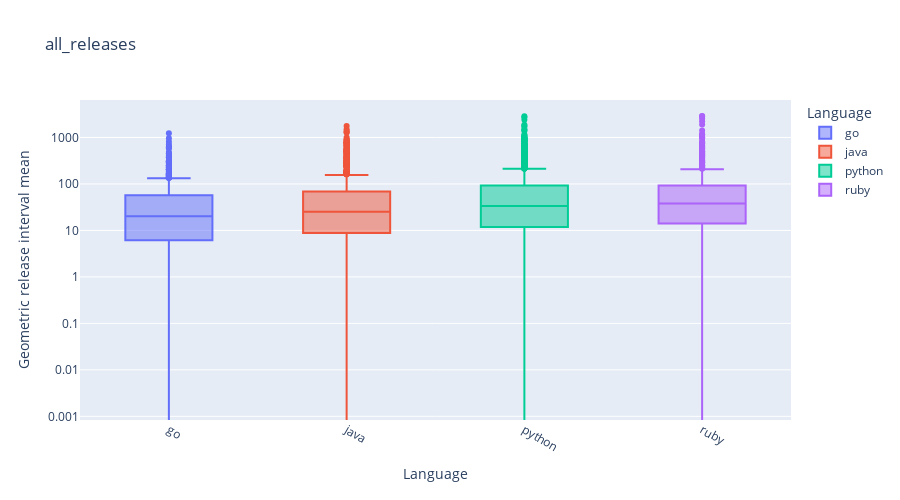
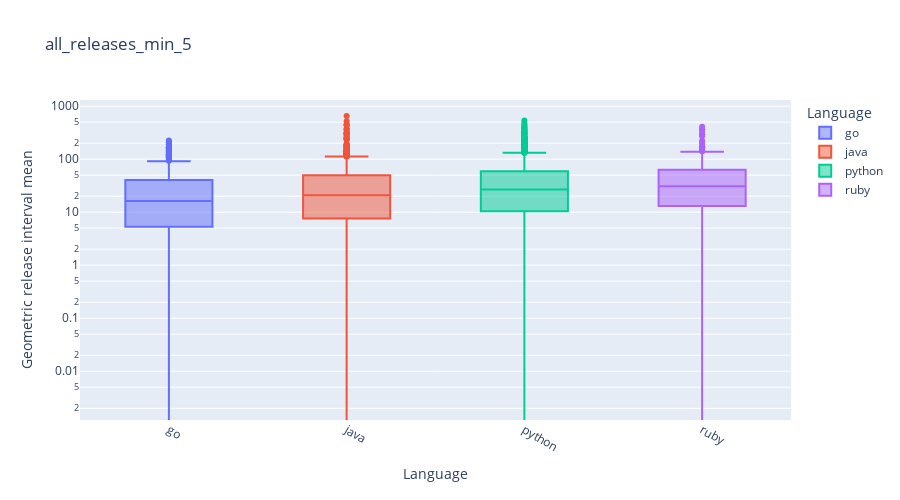

The notebook cell saved with these charts, in order:
### Code cell
from plotly.express import box

def boxPlot(release_df, plot_title):
    fig_all = box(release_df, x="language", y="release_dates_diffs_gmean", color="language", title=plot_title,
          labels={"language": "Language", "release_dates_diffs_gmean": "Geometric release interval mean"}, height=500, log_y=True)
    fig_all.update_xaxes(tickangle=30)
    fig_all.show()

boxPlot(all_releases, "all_releases")
boxPlot(all_releases_min_5, "all_releases_min_5")
boxPlot(real_releases_min_5, "real_releases_min_5")

### Figure 1 — Plotly figure (JSON) as saved in the notebook; plotly's stock layout.template omitted (floating-point values rounded to 4 significant figures; data arrays with more than 128 entries replaced by an {"elided": "..."} marker saying what was removed)
{"data": [{"alignmentgroup": "True", "hovertemplate": "Language=%{x}<br>Geometric release interval mean=%{y}<extra></extra>", "legendgroup": "go", "marker": {"color": "#636efa"}, "name": "go", "notched": false, "offsetgroup": "go", "orientation": "v", "showlegend": true, "type": "box", "x": {"elided": "559 str values"}, "x0": " ", "xaxis": "x", "y": {"elided": "559 float values"}, "y0": " ", "yaxis": "y"}, {"alignmentgroup": "True", "hovertemplate": "Language=%{x}<br>Geometric release interval mean=%{y}<extra></extra>", "legendgroup": "java", "marker": {"color": "#EF553B"}, "name": "java", "notched": false, "offsetgroup": "java", "orientation": "v", "showlegend": true, "type": "box", "x": {"elided": "1190 str values"}, "x0": " ", "xaxis": "x", "y": {"elided": "1190 float values"}, "y0": " ", "yaxis": "y"}, {"alignmentgroup": "True", "hovertemplate": "Language=%{x}<br>Geometric release interval mean=%{y}<extra></extra>", "legendgroup": "python", "marker": {"color": "#00cc96"}, "name": "python", "notched": false, "offsetgroup": "python", "orientation": "v", "showlegend": true, "type": "box", "x": {"elided": "2085 str values"}, "x0": " ", "xaxis": "x", "y": {"elided": "2085 float values"}, "y0": " ", "yaxis": "y"}, {"alignmentgroup": "True", "hovertemplate": "Language=%{x}<br>Geometric release interval mean=%{y}<extra></extra>", "legendgroup": "ruby", "marker": {"color": "#ab63fa"}, "name": "ruby", "notched": false, "offsetgroup": "ruby", "orientation": "v", "showlegend": true, "type": "box", "x": {"elided": "397 str values"}, "x0": " ", "xaxis": "x", "y": {"elided": "397 float values"}, "y0": " ", "yaxis": "y"}], "layout": {"boxmode": "overlay", "height": 500, "legend": {"title": {"text": "Language"}, "tracegroupgap": 0}, "title": {"text": "all_releases"}, "xaxis": {"anchor": "y", "categoryarray": ["go", "java", "python", "ruby"], "categoryorder": "array", "domain": [0, 1], "tickangle": 30, "title": {"text": "Language"}}, "yaxis": {"anchor": "x", "domain": [0, 1], "title": {"text": "Geometric release interval mean"}, "type": "log"}}}

### Figure 2 — Plotly figure (JSON) as saved in the notebook; plotly's stock layout.template omitted (floating-point values rounded to 4 significant figures; data arrays with more than 128 entries replaced by an {"elided": "..."} marker saying what was removed)
{"data": [{"alignmentgroup": "True", "hovertemplate": "Language=%{x}<br>Geometric release interval mean=%{y}<extra></extra>", "legendgroup": "go", "marker": {"color": "#636efa"}, "name": "go", "notched": false, "offsetgroup": "go", "orientation": "v", "showlegend": true, "type": "box", "x": {"elided": "467 str values"}, "x0": " ", "xaxis": "x", "y": {"elided": "467 float values"}, "y0": " ", "yaxis": "y"}, {"alignmentgroup": "True", "hovertemplate": "Language=%{x}<br>Geometric release interval mean=%{y}<extra></extra>", "legendgroup": "java", "marker": {"color": "#EF553B"}, "name": "java", "notched": false, "offsetgroup": "java", "orientation": "v", "showlegend": true, "type": "box", "x": {"elided": "999 str values"}, "x0": " ", "xaxis": "x", "y": {"elided": "999 float values"}, "y0": " ", "yaxis": "y"}, {"alignmentgroup": "True", "hovertemplate": "Language=%{x}<br>Geometric release interval mean=%{y}<extra></extra>", "legendgroup": "python", "marker": {"color": "#00cc96"}, "name": "python", "notched": false, "offsetgroup": "python", "orientation": "v", "showlegend": true, "type": "box", "x": {"elided": "1621 str values"}, "x0": " ", "xaxis": "x", "y": {"elided": "1621 float values"}, "y0": " ", "yaxis": "y"}, {"alignmentgroup": "True", "hovertemplate": "Language=%{x}<br>Geometric release interval mean=%{y}<extra></extra>", "legendgroup": "ruby", "marker": {"color": "#ab63fa"}, "name": "ruby", "notched": false, "offsetgroup": "ruby", "orientation": "v", "showlegend": true, "type": "box", "x": {"elided": "291 str values"}, "x0": " ", "xaxis": "x", "y": {"elided": "291 float values"}, "y0": " ", "yaxis": "y"}], "layout": {"boxmode": "overlay", "height": 500, "legend": {"title": {"text": "Language"}, "tracegroupgap": 0}, "title": {"text": "all_releases_min_5"}, "xaxis": {"anchor": "y", "categoryarray": ["go", "java", "python", "ruby"], "categoryorder": "array", "domain": [0, 1], "tickangle": 30, "title": {"text": "Language"}}, "yaxis": {"anchor": "x", "domain": [0, 1], "title": {"text": "Geometric release interval mean"}, "type": "log"}}}
